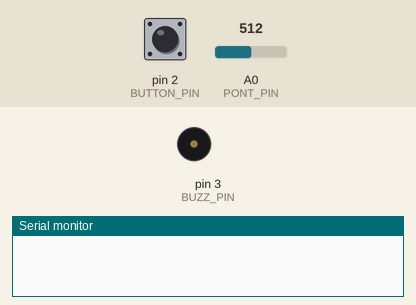
The sketch below on a simulated Arduino Uno, built with avr-gcc and run on an emulated ATmega328P. Shown: buzzer (waves = sounding), the last lines printed to the serial monitor. The test bench sets the inputs (shaded band); at power-on: pin 2 (BUTTON_PIN) HIGH, A0 (PONT_PIN) = 512.

Above: at 1.2 s.
1.3 s: pin 2 (BUTTON_PIN) pulled LOW for 0.15 s
4.4 s: A0 (PONT_PIN) set to 122
At 5.6 s:
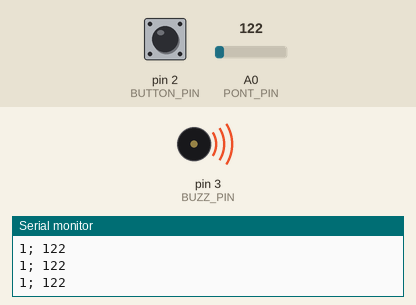
5.9 s: A0 (PONT_PIN) set to 716
At 6.8 s:
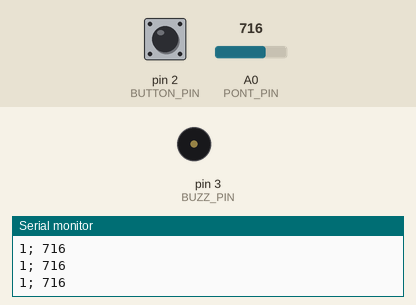
8.9 s: A0 (PONT_PIN) set to 306
At 9.6 s:
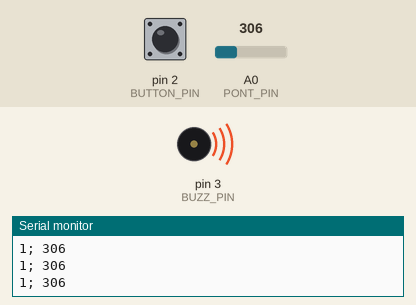
10.5 s: A0 (PONT_PIN) set to 511
At 10.7 s:
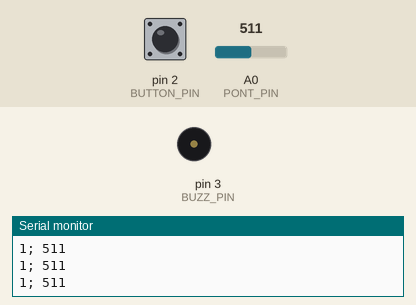
Timing chart, 0 to 13.5 s (numbered marks = the images above; inputs shaded):
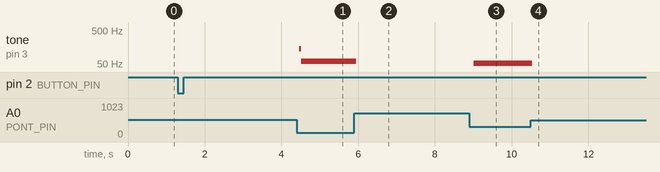

The sketch:

mExmpl__buzzer_test.ino
```cpp
#include <OneButton.h>
#define BUTTON_PIN 2 // D2
#define BUZZ_PIN 3 // D3
#define PONT_PIN 0  // A0

int step = 250;
bool isBuzz = 0;
OneButton btn = OneButton(BUTTON_PIN, 1, 1);
static void btn_click() {isBuzz = !isBuzz;}

void setup() {
  Serial.begin(9600);
  pinMode(BUZZ_PIN,OUTPUT);
  pinMode(PONT_PIN,INPUT);

  btn.attachClick(btn_click);
}

unsigned long time;
bool isLow;

void loop() {
  btn.tick();


  if(isBuzz) {
    if(micros() >= time) {
      step = analogRead(PONT_PIN);
      if(!isLow) {
        digitalWrite(BUZZ_PIN,HIGH);
        isLow = 1;
      }
      else if(isLow) {
        digitalWrite(BUZZ_PIN,LOW);
        isLow = 0;
      }

      time = micros() + (unsigned long) step*step / 10;
      Serial.print(isBuzz);Serial.print("; ");Serial.println(step);
    }
  }
}
```

Measured:
- after the input at 4.4 s, tone on pin 3 (BUZZ_PIN): silent → 139 Hz after 0.07 s, → 60 Hz 0.04 s later
- after the input at 5.9 s, tone on pin 3 (BUZZ_PIN): 60 Hz → silent after 0.05 s
- after the input at 8.9 s, tone on pin 3 (BUZZ_PIN): silent → 53 Hz after 0.12 s
- after the input at 10.5 s, tone on pin 3 (BUZZ_PIN): 53 Hz → silent at once
